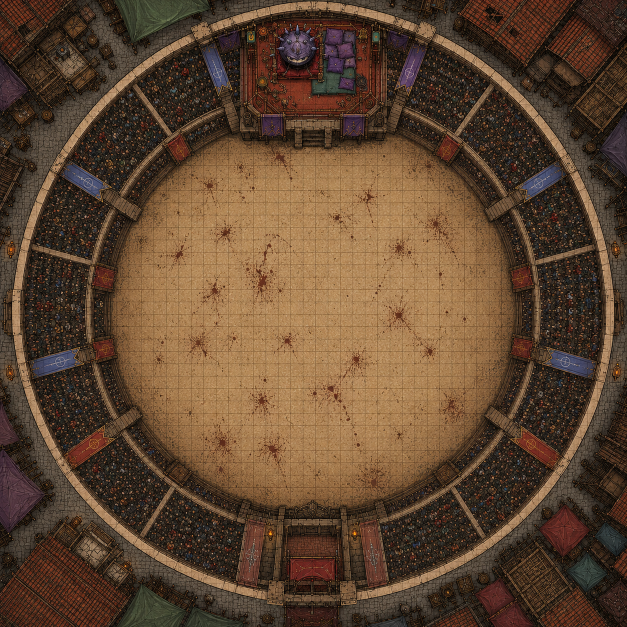
#> input picture sample images/Battlemaps/Sample Arena.png, 1254 x 1254 px (shown at 1/2 size)
$ python -i gridfind.py   (imports and definitions only)
#> lines starting #> are read from the running program, lines starting #| are printed output that depends on the picture
"""Reading a battlemap's grid off the artwork.

The single biggest win for "a map on the table in under a minute": the GM drops
an image and the squares already line up, instead of hunting with a slider.

**How it works.** A drawn grid is the only strongly periodic thing on a
battlemap. Sum the vertical edge strength down each column and you get a signal
that spikes every time a vertical grid line passes -- furniture, walls, and
texture contribute noise that does not repeat. Autocorrelating that signal finds
the spacing; a phase sweep at that spacing finds where the first line sits. The
same again across rows, and the two answers must agree, because grid squares are
square.

**No numpy.** Pillow's BOX resize collapses an image to one row or one column in
C, which is the only expensive part; the rest is a few hundred thousand
multiply-adds over a list, which is fast enough to run on upload. Adding a
numeric stack for this would be a packaging risk and an acknowledgement entry
for no user-visible gain. See ADR-015.

**It says when it does not know.** A featureless or gridless map returns None
rather than a number, and the caller keeps the existing guess. A confidently
wrong grid is worse than no grid: the GM would have to notice it is wrong before
knowing to fix it.
"""

from __future__ import annotations

import logging
import math
from dataclasses import dataclass
from pathlib import Path

from PIL import Image, ImageChops

log = logging.getLogger("ezvtt.gridfind")

# Detection runs at this resolution at most. A 12-megapixel battlemap holds no
# more grid information than a 1400px one, and the profiles get 8x cheaper.
MAX_EDGE = 1400

# Spacings considered, in working pixels. Below 12 there would have to be more
# than a hundred squares across the map, which is not a battlemap -- but gravel
# and floorboards do repeat at that scale, and that is what gets found instead.
# Above 300 there are too few repeats on screen to call it periodic at all.
MIN_PERIOD = 12.0
MAX_PERIOD = 300.0

# A map must show at least this many squares along an axis for a spacing to be
# believable. Three repeats of anything is a coincidence.
MIN_REPEATS = 5

# Below this, say nothing. Calibrated against drawn grids (which score well
# above it) and against artwork with no grid at all (which does not).
MIN_CONFIDENCE = 0.30

# How much stronger the edge signal must be *on* the detected lines than across
# the map as a whole. This is the test that separates a drawn grid from a
# repeating texture, and it is the one that matters: a tiling dirt texture
# autocorrelates beautifully at its tile size while carrying no lines at all.
# Measured: drawn grids score 3 to 39, a Cartos gravel texture scores 1.01.
CONTRAST_FLOOR = 1.6
CONTRAST_FULL = 4.0

# Two axes are the same spacing if they are within this of each other. A hand
# drawn grid is not exact, and the source image may have been resized.
AXIS_TOLERANCE = 0.06


@dataclass(frozen=True)
class GridGuess:
    """A detected grid, in *source image* pixels."""

    size_px: float
    offset_x: float
    offset_y: float
    confidence: float

    def as_changes(self) -> dict[str, float]:
        return {
            "size_px": self.size_px,
            "offset_x": self.offset_x,
            "offset_y": self.offset_y,
        }


# --------------------------------------------------------------------------- #
# Signals
# --------------------------------------------------------------------------- #

def _edge_profiles(image: Image.Image) -> tuple[list[float], list[float]]:
    """Mean vertical-edge strength per column, and horizontal per row.

    The difference between the image and itself shifted one pixel is the
    gradient along that axis; a BOX resize down to a single row (or column)
    averages it, in C, in one pass.
    """
    gray = image.convert("L")
    width, height = gray.size

    vertical = ImageChops.difference(
        gray.crop((1, 0, width, height)), gray.crop((0, 0, width - 1, height))
    )
    horizontal = ImageChops.difference(
        gray.crop((0, 1, width, height)), gray.crop((0, 0, width, height - 1))
    )

    # tobytes() rather than getdata(): one byte per pixel in mode "L", stable
    # across every Pillow this project supports, and getdata is deprecated for
    # removal in Pillow 14.
    columns = vertical.resize((width - 1, 1), Image.Resampling.BOX).tobytes()
    rows = horizontal.resize((1, height - 1), Image.Resampling.BOX).tobytes()
    return [float(v) for v in columns], [float(v) for v in rows]


def _centre(profile: list[float]) -> list[float]:
    """Remove the mean, so autocorrelation measures repetition, not brightness."""
    if not profile:
        return []
    mean = sum(profile) / len(profile)
    return [value - mean for value in profile]


# --------------------------------------------------------------------------- #
# Spacing
# --------------------------------------------------------------------------- #

def _autocorrelation(profile: list[float], max_lag: int) -> list[float]:
    """Normalised autocorrelation for every lag up to ``max_lag``.

    Normalised per lag rather than globally: without it, short lags win simply
    by overlapping more of the signal, and every grid is detected as texture.
    """
    n = len(profile)
    squares = [0.0]
    for value in profile:
        squares.append(squares[-1] + value * value)

    scores = [0.0] * (max_lag + 1)
    for lag in range(1, max_lag + 1):
        overlap = n - lag
        if overlap < lag * MIN_REPEATS:
            break
        total = 0.0
        for i in range(overlap):
            total += profile[i] * profile[i + lag]
        left = squares[overlap] - squares[0]
        right = squares[n] - squares[lag]
        norm = math.sqrt(left * right)
        scores[lag] = total / norm if norm > 0 else 0.0
    return scores


def _fundamental(scores: list[float], best: int) -> int:
    """Fold a peak down to the shortest spacing that explains it.

    A grid at 70px also correlates at 140 and 210, and on a map with heavy
    texture the double can win outright. Every sub-multiple that still scores
    respectably is preferred, because a grid twice too large looks plausible
    and is silently wrong.
    """
    candidate = best
    for divisor in (2, 3, 4, 5):
        folded = round(best / divisor)
        if folded < MIN_PERIOD or folded >= len(scores):
            continue
        if scores[folded] >= scores[best] * 0.7:
            candidate = min(candidate, folded)
    return candidate


def _refine(scores: list[float], peak: int) -> float:
    """Sub-pixel spacing by fitting a parabola through the peak.

    Worth doing: half a pixel of error per square compounds to half a square
    over a thirty-square map, which is exactly the drift a GM notices at the far
    edge and cannot fix with the offset.
    """
    if peak <= 1 or peak + 1 >= len(scores):
        return float(peak)
    left, centre, right = scores[peak - 1], scores[peak], scores[peak + 1]
    denominator = left - 2 * centre + right
    if denominator == 0:
        return float(peak)
    shift = 0.5 * (left - right) / denominator
    return float(peak) + max(-0.5, min(0.5, shift))


def _spacing(profile: list[float]) -> tuple[float, float]:
    """Best spacing in this profile, and how strongly it repeats."""
    centred = _centre(profile)
    max_lag = int(min(MAX_PERIOD, len(centred) / MIN_REPEATS))
    if max_lag < MIN_PERIOD:
        return 0.0, 0.0

    scores = _autocorrelation(centred, max_lag)
    window = scores[int(MIN_PERIOD):]
    if not window:
        return 0.0, 0.0

    best = int(MIN_PERIOD) + window.index(max(window))
    if scores[best] <= 0:
        return 0.0, 0.0

    best = _fundamental(scores, best)
    return _refine(scores, best), scores[best]


# --------------------------------------------------------------------------- #
# Phase
# --------------------------------------------------------------------------- #

def _phase(profile: list[float], period: float) -> float:
    """Where the first grid line sits, in working pixels within one period.

    Swept at quarter-pixel steps rather than solved: the profile is a list of
    integers and its peaks are a pixel or two wide, so there is nothing finer to
    resolve and a sweep cannot be fooled by a local maximum.
    """
    n = len(profile)
    if period <= 0 or n == 0:
        return 0.0

    best_offset, best_score = 0.0, -1.0
    steps = max(1, int(period * 4))
    for step in range(steps):
        offset = step * period / steps
        total, count = 0.0, 0
        position = offset
        while position < n:
            total += profile[int(position)]
            count += 1
            position += period
        score = total / count if count else 0.0
        if score > best_score:
            best_offset, best_score = offset, score
    return best_offset


def _line_contrast(profile: list[float], period: float, offset: float) -> float:
    """How much stronger the edges on the lines are than the map's average.

    The test that separates a grid from a texture. Autocorrelation only asks
    "does this repeat"; a tiled dirt texture repeats perfectly and has no lines
    in it. This asks "is there actually something drawn there", and the answer
    for a texture is 1.0 -- the same as everywhere else.
    """
    if not profile or period <= 0:
        return 0.0

    mean = sum(profile) / len(profile)
    if mean <= 0:
        return 0.0

    total, count, position = 0.0, 0, offset
    while position < len(profile):
        total += profile[int(position)]
        count += 1
        position += period
    return (total / count) / mean if count else 0.0


# --------------------------------------------------------------------------- #
# Detection
# --------------------------------------------------------------------------- #

def detect(source: Path | Image.Image) -> GridGuess | None:
    """Read the grid off a battlemap, or return None if it cannot be read.

    Returns geometry in *source image* pixels, whatever resolution the detection
    itself ran at.
    """
    try:
        image = Image.open(source) if isinstance(source, Path) else source
        with image:
            return _detect(image)
    except (OSError, ValueError, Image.DecompressionBombError) as exc:
        log.warning("Could not read a grid from %s: %s", source, exc)
        return None


def _detect(image: Image.Image) -> GridGuess | None:
    width, height = image.size
    if width < 200 or height < 200:
        return None

    scale = min(1.0, MAX_EDGE / max(width, height))
    if scale < 1.0:
        image = image.resize(
            (max(1, round(width * scale)), max(1, round(height * scale))),
            Image.Resampling.BILINEAR,
        )

    columns, rows = _edge_profiles(image)
    x_period, x_score = _spacing(columns)
    y_period, y_score = _spacing(rows)

    period, repetition = _combine(x_period, x_score, y_period, y_score)
    if period <= 0:
        return None

    phase_x = _phase(columns, period)
    phase_y = _phase(rows, period)

    # Both axes must show real lines, not just repetition. Whichever is weaker
    # decides, because a grid drawn on only one axis is not a grid.
    contrast = min(
        _line_contrast(columns, period, phase_x),
        _line_contrast(rows, period, phase_y),
    )
    confidence = repetition * _contrast_factor(contrast)

    if confidence < MIN_CONFIDENCE:
        log.info(
            "No convincing grid found: spacing %.1f repeats at %.2f but its "
            "lines are only %.2fx the average edge (confidence %.2f)",
            period, repetition, contrast, confidence,
        )
        return None

    # The profile index i is the gap between working pixels i and i+1, so the
    # edge it reports sits half a pixel further along than the index suggests.
    offset_x = (phase_x + 0.5) / scale
    offset_y = (phase_y + 0.5) / scale
    size = period / scale

    return GridGuess(
        size_px=round(size, 2),
        offset_x=round(_nearest_offset(offset_x, size), 2),
        offset_y=round(_nearest_offset(offset_y, size), 2),
        confidence=round(confidence, 3),
    )


def _contrast_factor(contrast: float) -> float:
    """Turn a contrast ratio into a multiplier between 0 and 1."""
    span = CONTRAST_FULL - CONTRAST_FLOOR
    return max(0.0, min(1.0, (contrast - CONTRAST_FLOOR) / span))


def _nearest_offset(offset: float, size: float) -> float:
    """The equivalent offset closest to zero.

    An offset of 49.5 on a 50px grid draws the same lines as -0.5, but it reads
    as "the grid is nearly a whole square out" when it is half a pixel out. The
    GM sees this number on a slider.
    """
    offset %= size
    return offset - size if offset > size - 1 else offset


def _combine(
    x_period: float, x_score: float, y_period: float, y_score: float
) -> tuple[float, float]:
    """One spacing from two axes, and how much to believe it.

    Squares are square, so two axes agreeing is the strongest evidence there is
    that what was found is a grid rather than floorboards. Disagreement is not
    fatal -- a map can be cropped mid-square on one axis, or panelled along one
    wall -- but it halves the confidence, which is usually enough to fall below
    the threshold and stay quiet.
    """
    if x_period <= 0 and y_period <= 0:
        return 0.0, 0.0
    if x_period <= 0:
        return y_period, y_score * 0.5
    if y_period <= 0:
        return x_period, x_score * 0.5

    difference = abs(x_period - y_period) / max(x_period, y_period)
    if difference <= AXIS_TOLERANCE:
        total = x_score + y_score
        if total <= 0:
            return 0.0, 0.0
        # Weighted towards the axis that repeats more convincingly.
        period = (x_period * x_score + y_period * y_score) / total
        agreement = 1.0 - difference / AXIS_TOLERANCE * 0.2
        return period, min(1.0, (x_score + y_score) / 2 * (1.0 + agreement) / 1.2)

    if x_score >= y_score:
        return x_period, x_score * 0.5
    return y_period, y_score * 0.5

>>> from PIL import Image
>>> picture = Image.open('../sample images/Battlemaps/Sample Arena.png')
#> picture is the input picture: PIL image 1254x1254 RGB; mean R, G, B 95, 70.3, 49.2
>>> result = _detect(picture)
#> in _edge_profiles, `gray = image.convert("L")`:
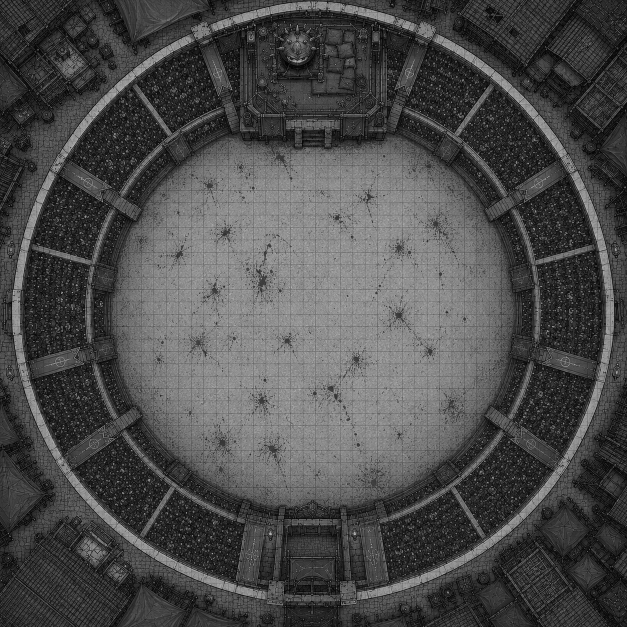
#> gray: PIL image 1254x1254 L (shown at 1/2 size); min 0, max 213, mean 75.2
#> in _edge_profiles, `vertical = ImageChops.difference( gray.crop((1, 0, width, height)), gr..`:
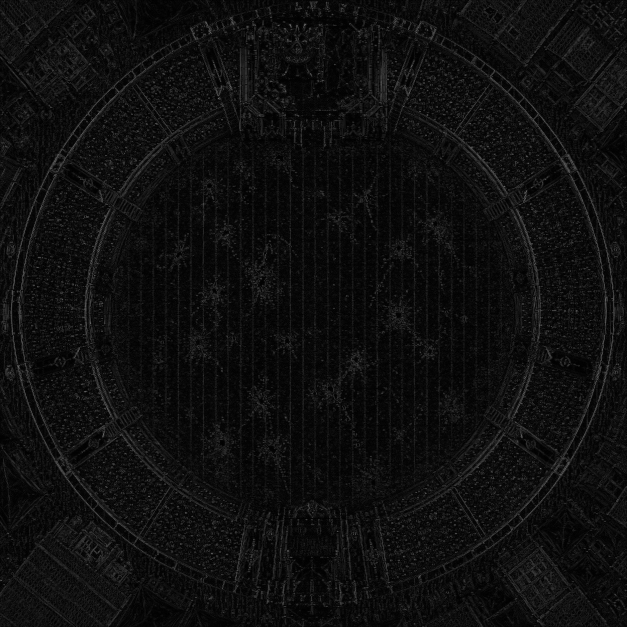
#> vertical: PIL image 1253x1254 L (shown at 1/2 size); min 0, max 152, mean 14.6
#> in _detect, `columns, rows = _edge_profiles(image)`: columns = 1253 values, max 31 at index 480, min 8 at index 612, mean 14.62; rows = 1253 values, max 26 at index 478, min 9 at index 548, mean 13.9
#> in _centre, `mean = sum(profile) / len(profile)`: mean = 14.62
#> in _spacing, `centred = _centre(profile)`: centred = 1253 values, max 16.38 at index 480, min -6.62 at index 612, mean -3.18e-16
#> in _spacing, `max_lag = int(min(MAX_PERIOD, len(centred) / MIN_REPEATS))`: max_lag = 250
#> in _autocorrelation, `n = len(profile)`: n = 1253
#> the loop in _autocorrelation, `for value in profile:` made 1253 passes
#> value on passes 1 to 3: -3.62, -0.62, -0.62
#> after the loop in _autocorrelation, `for value in profile:`: squares = 1254 values from 0 to 9461.2
#> in _autocorrelation, `scores = [0.0] * (max_lag + 1)`: scores = 251 values from 0 to 0
#> the loop in _autocorrelation, `for lag in range(1, max_lag + 1):` made 209 passes
#> (overlap, left, right, norm) on passes 1 to 3: (1252, 9439.8, 9448.1, 9443.9), (1251, 9437.2, 9447.7, 9442.4), (1250, 9436.8, 9447.3, 9442.1)
#> after the loop in _autocorrelation, `for lag in range(1, max_lag + 1):`: scores = 251 values, max 0.78 at index 25, min -0.0103 at index 206, mean 0.205
#> in _spacing, `window = scores[int(MIN_PERIOD):]`: window = 239 values, max 0.78 at index 13, min -0.0103 at index 194, mean 0.193
#> in _spacing, `best = int(MIN_PERIOD) + window.index(max(window))`: best = 25
#> the loop in _fundamental, `for divisor in (2, 3, 4, 5):` made 4 passes
#> folded on passes 1 to 4: 12, 8, 6, 5
#> in _refine, `left, centre, right = scores[peak - 1], scores[peak], scores[peak + 1]`: left = 0.595; centre = 0.78; right = 0.597
#> in _refine, `denominator = left - 2 * centre + right`: denominator = -0.368
#> in _refine, `shift = 0.5 * (left - right) / denominator`: shift = 0.0031
#> in _detect, `x_period, x_score = _spacing(columns)`: x_period = 25; x_score = 0.78
#> the loop in _autocorrelation (call 2), `for value in profile:` made 1253 passes
#> value on passes 1 to 3: -3.9, -0.895, 2.1
#> the loop in _autocorrelation (call 2), `for lag in range(1, max_lag + 1):` made 209 passes
#> (overlap, left, right, norm) on passes 1 to 3: (1252, 7968.1, 7968.1, 7968.1), (1251, 7964.5, 7967.3, 7965.9), (1250, 7960.9, 7962.9, 7961.9)
#> the loop in _fundamental (call 2), `for divisor in (2, 3, 4, 5):` made 4 passes
#> in _detect, `y_period, y_score = _spacing(rows)`: y_period = 24.98; y_score = 0.758
#> in _combine, `difference = abs(x_period - y_period) / max(x_period, y_period)`: difference = 0.000856
#> in _combine, `total = x_score + y_score`: total = 1.54
#> in _combine, `period = (x_period * x_score + y_period * y_score) / total`: period = 24.99
#> in _combine, `agreement = 1.0 - difference / AXIS_TOLERANCE * 0.2`: agreement = 0.997
#> in _detect, `period, repetition = _combine(x_period, x_score, y_period, y_score)`: period = 24.99; repetition = 1
#> in _phase, `n = len(profile)`: n = 1253
#> in _phase, `steps = max(1, int(period * 4))`: steps = 99
#> the loop in _phase, `for step in range(steps):` made 99 passes
#> (offset, best_offset, best_score) on passes 1, 5, 6, 7: (0, 0, 14), (1.01, 1.01, 14.02), (1.26, 1.26, 14.22), (1.51, 1.51, 14.31)
#> offset on passes 2 to 4: 0.252, 0.505, 0.757
#> the loop in _line_contrast, `while position < len(profile):` made 50 passes
#> the loop in _line_contrast (call 2), `while position < len(profile):` made 51 passes
